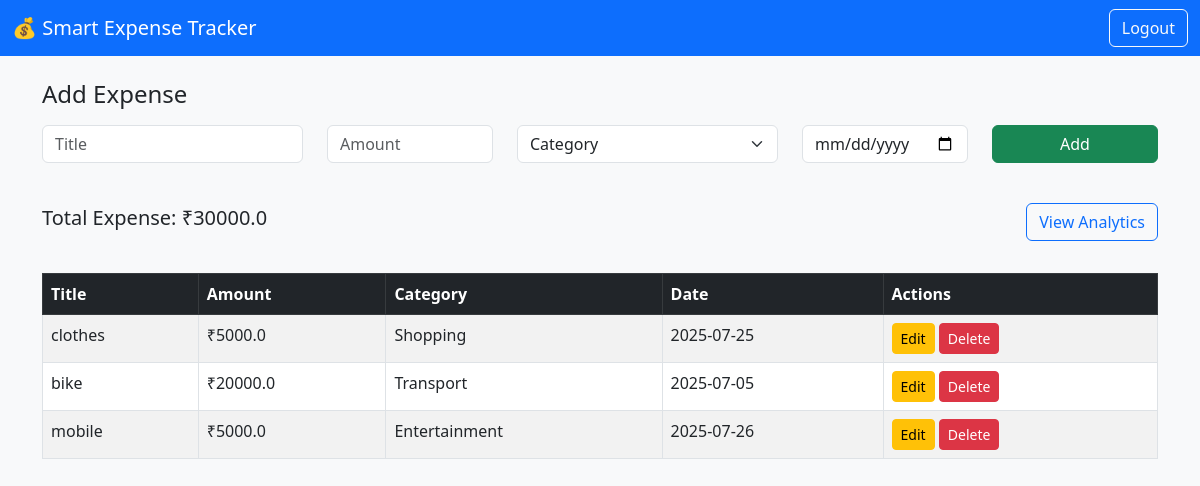
The page /dashboard (signed in) on the database its author committed.
### app.py (models this page shows)
class Expense(db.Model):
    id = db.Column(db.Integer, primary_key=True)
    title = db.Column(db.String(100), nullable=False)
    amount = db.Column(db.Float, nullable=False)
    category = db.Column(db.String(50), nullable=False)
    date = db.Column(db.String(10), nullable=False)
    user_id = db.Column(db.Integer, db.ForeignKey('user.id'))

### app.py (the view, shortened to what this page needs)
@app.route('/dashboard', methods=['GET', 'POST'])
@login_required
def dashboard():
    user_id = session['user_id']
    expenses = Expense.query.filter_by(user_id=user_id).all()
    total = sum(exp.amount for exp in expenses)
    return render_template('dashboard.html', expenses=expenses, total=total)

### app.py (called while the page is built)
@app.after_request
def set_secure_headers(response):
    response.headers['X-Content-Type-Options'] = 'nosniff'
    response.headers['X-Frame-Options'] = 'DENY'
    response.headers['X-XSS-Protection'] = '1; mode=block'
    return response

def login_required(f):
    @wraps(f)
    def decorated_function(*args, **kwargs):
        if 'user_id' not in session:
            flash("Please log in first.", "warning")
            return redirect(url_for('login'))
        return f(*args, **kwargs)
    return decorated_function

### templates/dashboard.html (shortened to what this page needs)
<!DOCTYPE html>
<html lang="en">
<head>
  <link href="https://cdn.jsdelivr.net/npm/bootstrap@5.3.0/dist/css/bootstrap.min.css" rel="stylesheet">
</head>
<body class="bg-light">
<nav class="navbar navbar-expand-lg navbar-dark bg-primary">
  <div class="container-fluid">
    <span class="navbar-brand">💰 Smart Expense Tracker</span>
    <a href="/logout" class="btn btn-outline-light">Logout</a>
  </div>
</nav>
<div class="container mt-4">
  <h4 class="mb-3">Add Expense</h4>
  <form method="POST">
    <div class="row">
      <div class="col-md-3 mb-3">
        <input type="text" name="title" class="form-control" placeholder="Title" required>
      </div>
      <div class="col-md-2 mb-3">
        <input type="number" name="amount" class="form-control" placeholder="Amount" required>
      </div>
      <div class="col-md-3 mb-3">
        <select name="category" class="form-select" required>
          <option value="" disabled selected>Category</option>
        </select>
      </div>
      <div class="col-md-2 mb-3">
        <input type="date" name="date" class="form-control" required>
      </div>
      <div class="col-md-2 mb-3">
        <button type="submit" class="btn btn-success w-100">Add</button>
      </div>
    </div>
  </form>
</div>
<div class="container mt-4 d-flex justify-content-between align-items-center">
  <h5>Total Expense: ₹{{ total }}</h5>
  <a href="/analytics" class="btn btn-outline-primary">View Analytics</a>
</div>
<div class="container mt-3">
  <div class="table-responsive">
    <table class="table table-bordered table-striped mt-3">
      <thead class="table-dark">
        <tr>
          <th>Title</th>
          <th>Amount</th>
          <th>Category</th>
          <th>Date</th>
          <th>Actions</th>
        </tr>
      </thead>
      <tbody>
        {% for expense in expenses %}
          <tr>
            <td>{{ expense.title }}</td>
            <td>₹{{ expense.amount }}</td>
            <td>{{ expense.category }}</td>
            <td>{{ expense.date }}</td>
            <td>
              <a href="{{ url_for('edit', id=expense.id) }}" class="btn btn-sm btn-warning">Edit</a>
              <a href="{{ url_for('delete', id=expense.id) }}" class="btn btn-sm btn-danger" onclick="return confirm('Are you sure?')">Delete</a>
            </td>
          </tr>
        {% else %}
          <tr>
            <td colspan="5" class="text-center text-muted">No expenses found.</td>
          </tr>
        {% endfor %}
      </tbody>
    </table>
  </div>
</div>
</body>
</html>

### rows shown on the page
Expense: title "clothes", amount "5000.0", category "Shopping", date "2025-07-25"
Expense: title "bike", amount "20000.0", category "Transport", date "2025-07-05"
Expense: title "mobile", amount "5000.0", category "Entertainment", date "2025-07-26"

### other values the page prints
{{ total }} "30000.0"
